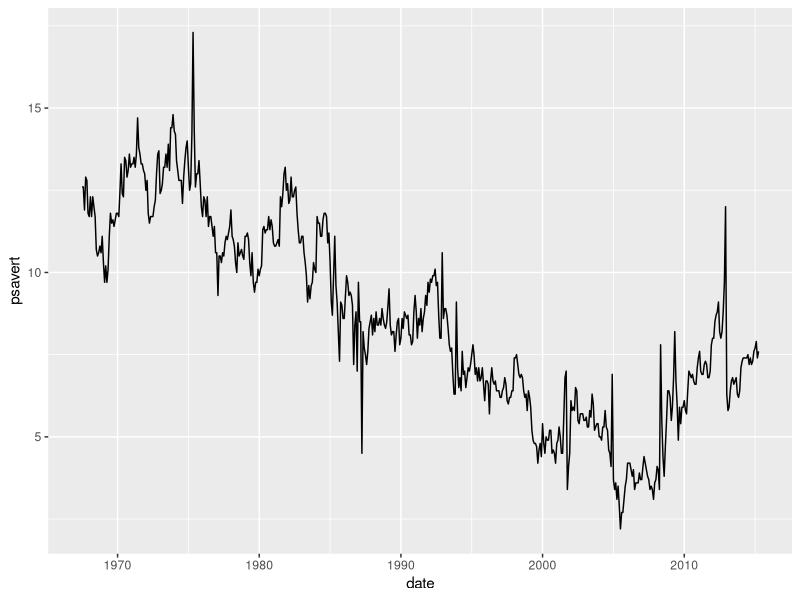
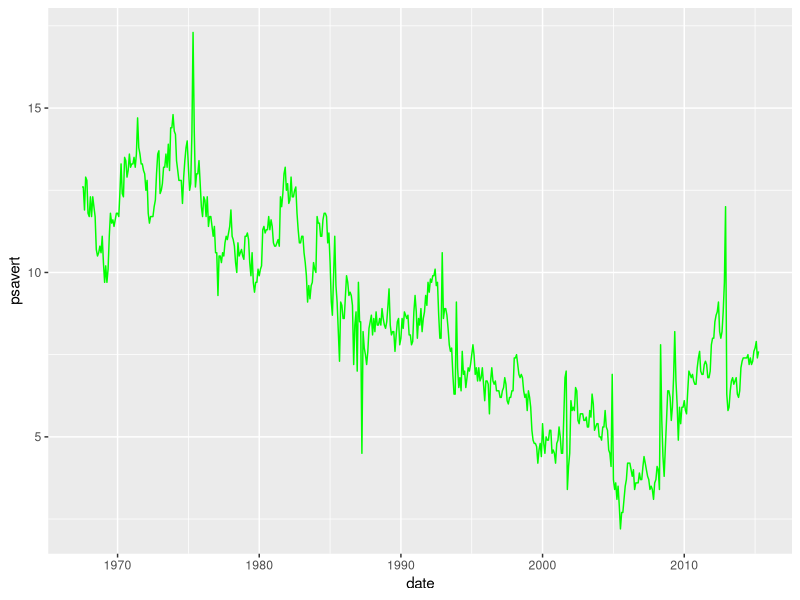
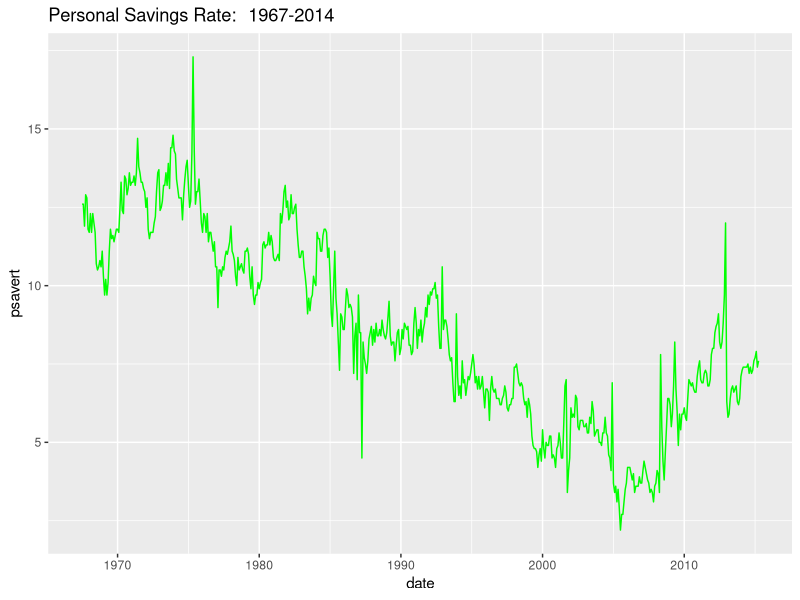
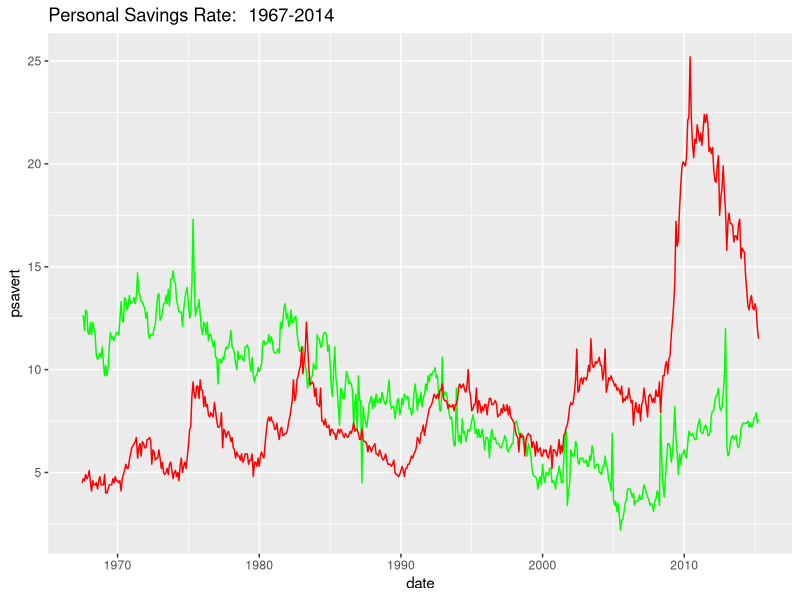
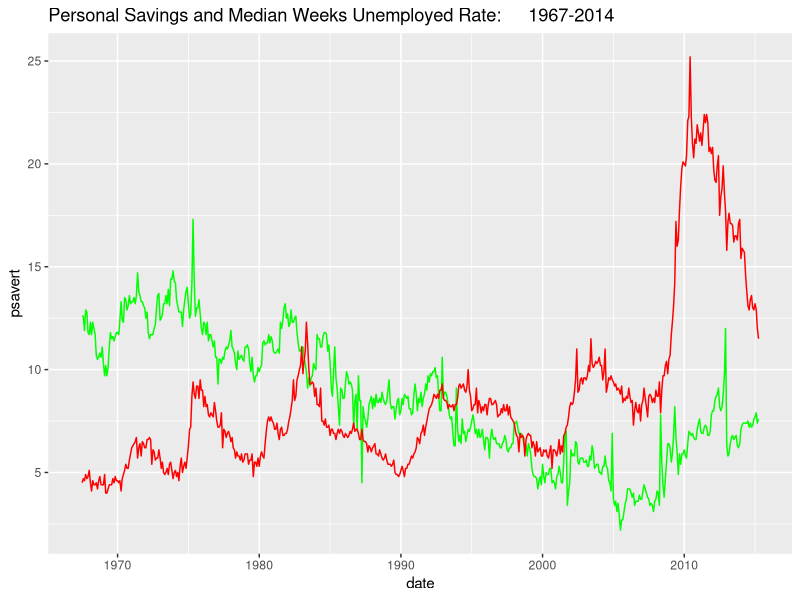
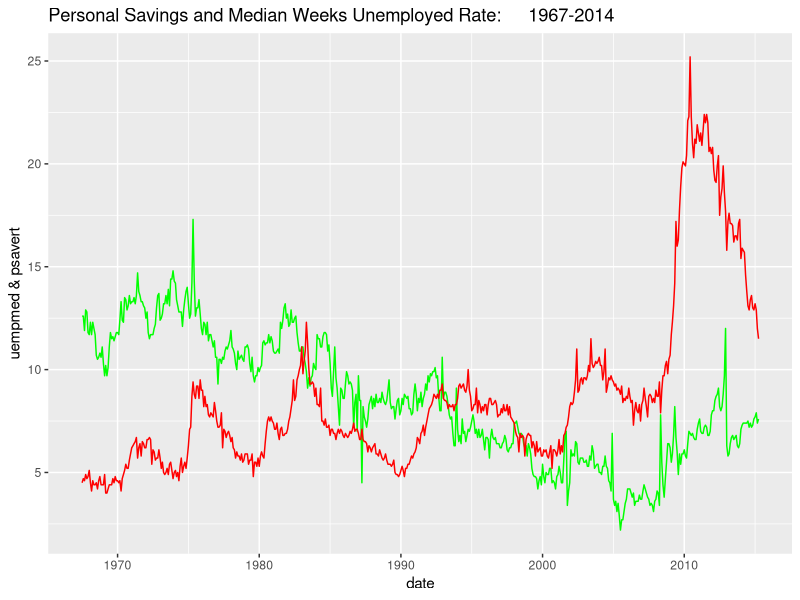
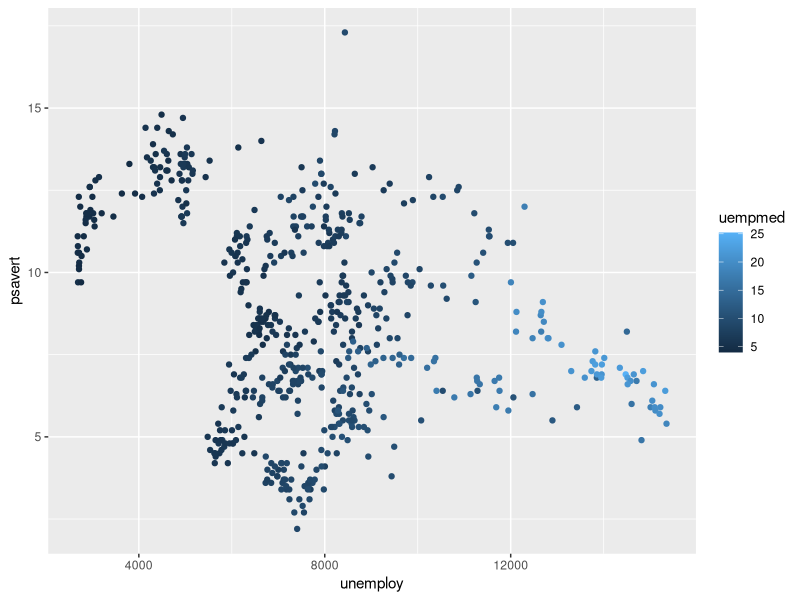

These charts were generated, in order, by the following R code:
## ---- chunk 1
# Enter your name here: Hongdi Li
## ---- chunk 2
#install.packages('imputeTS')
#libary(imputeTS)
## ---- chunk 3
# 1. I did this lab assignment by myself, with help from the book and the professor.

## ---- chunk 4
library(ggplot2)
MyPlot <- ggplot(economics, aes(x=date),inherit.aes = FALSE)
myPlot <- MyPlot + geom_line(aes(y=psavert))
#will create a graph and saved in myPlot.
#First, step get the x-axis with the date, and saved in MyPlot
#Then, add y-axis and draw the graph based on Myplo
#Get the new graph and saved in myPlot 
## ---- chunk 5
help("economics")
# which means the personal saving sate
## ---- chunk 6
myPlot
#around 1975 reach the maximum, 2005 reach the minimum
## ---- chunk 7
economics$date[which.max(economics$psavert)]
economics$date[which.min(economics$psavert)]
#Almost same the 1975-05-01 reach max
# 2005-07-01 reach the minimum
## ---- chunk 8
myPlot <- MyPlot + geom_line(aes(y=psavert),color='green')
myPlot
## ---- chunk 9
myPlot <- MyPlot + geom_line(aes(y=psavert),color='green')+ggtitle("Personal Savings Rate:	1967-2014")
myPlot
## ---- chunk 10
new_plot <- myPlot + geom_line(aes(y=uempmed),color="red")
new_plot
## ---- chunk 11
myPlot <- MyPlot + geom_line(aes(y=psavert),color='green')+ggtitle("Personal Savings and Median Weeks Unemployed Rate:	1967-2014")
new_plot <- myPlot + geom_line(aes(y=uempmed),color="red")
new_plot
## ---- chunk 12
New<-new_plot+ylab("uempmed & psavert")
New
## ---- chunk 13
ggplot(data=economics,aes(x=unemploy,y=psavert,color=uempmed))+geom_point()
## ---- chunk 14
#I can see a scatter plot with the relation between
#unemploy and psavert and they colored based on the uempmed variable
